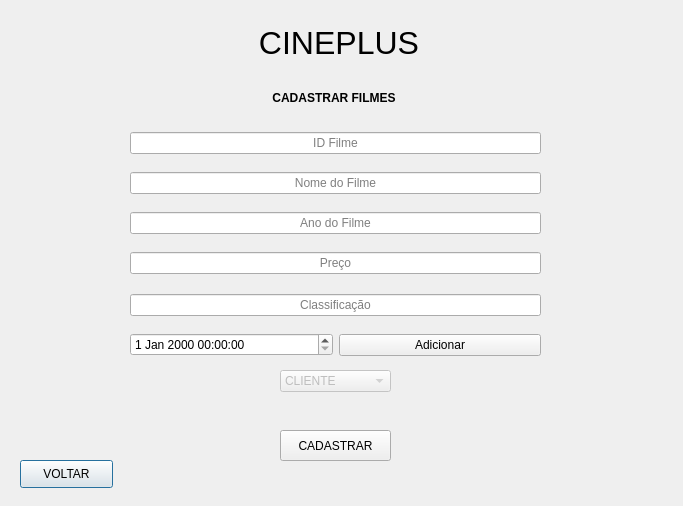
<?xml version="1.0" encoding="UTF-8"?>
<ui version="4.0">
 <class>Dialog</class>
 <widget class="QDialog" name="Dialog">
  <property name="geometry">
   <rect>
    <x>0</x>
    <y>0</y>
    <width>683</width>
    <height>506</height>
   </rect>
  </property>
  <property name="windowTitle">
   <string>Dialog</string>
  </property>
  <widget class="QWidget" name="layoutWidget">
   <property name="geometry">
    <rect>
     <x>130</x>
     <y>250</y>
     <width>411</width>
     <height>26</height>
    </rect>
   </property>
   <layout class="QHBoxLayout" name="horizontalLayout_4">
    <item>
     <widget class="QLineEdit" name="lineEdit_4">
      <property name="alignment">
       <set>Qt::AlignCenter</set>
      </property>
      <property name="placeholderText">
       <string>Preço</string>
      </property>
     </widget>
    </item>
   </layout>
  </widget>
  <widget class="QWidget" name="layoutWidget_2">
   <property name="geometry">
    <rect>
     <x>130</x>
     <y>170</y>
     <width>411</width>
     <height>26</height>
    </rect>
   </property>
   <layout class="QHBoxLayout" name="horizontalLayout_2">
    <item>
     <widget class="QLineEdit" name="lineEdit_2">
      <property name="alignment">
       <set>Qt::AlignCenter</set>
      </property>
      <property name="placeholderText">
       <string>Nome do Filme</string>
      </property>
     </widget>
    </item>
   </layout>
  </widget>
  <widget class="QWidget" name="layoutWidget_3">
   <property name="geometry">
    <rect>
     <x>130</x>
     <y>210</y>
     <width>411</width>
     <height>26</height>
    </rect>
   </property>
   <layout class="QHBoxLayout" name="horizontalLayout_3">
    <item>
     <widget class="QLineEdit" name="lineEdit_3">
      <property name="alignment">
       <set>Qt::AlignCenter</set>
      </property>
      <property name="placeholderText">
       <string>Ano do Filme</string>
      </property>
     </widget>
    </item>
   </layout>
  </widget>
  <widget class="QWidget" name="layoutWidget_4">
   <property name="geometry">
    <rect>
     <x>130</x>
     <y>130</y>
     <width>411</width>
     <height>26</height>
    </rect>
   </property>
   <layout class="QHBoxLayout" name="horizontalLayout">
    <item>
     <widget class="QLineEdit" name="lineEdit">
      <property name="alignment">
       <set>Qt::AlignCenter</set>
      </property>
      <property name="placeholderText">
       <string>ID Filme</string>
      </property>
     </widget>
    </item>
   </layout>
  </widget>
  <widget class="QLabel" name="label_2">
   <property name="geometry">
    <rect>
     <x>270</x>
     <y>90</y>
     <width>128</width>
     <height>16</height>
    </rect>
   </property>
   <property name="text">
    <string>&lt;html&gt;&lt;head/&gt;&lt;body&gt;&lt;p align=&quot;center&quot;&gt;&lt;span style=&quot; font-weight:600;&quot;&gt;CADASTRAR FILMES&lt;/span&gt;&lt;/p&gt;&lt;/body&gt;&lt;/html&gt;</string>
   </property>
  </widget>
  <widget class="QLabel" name="label">
   <property name="geometry">
    <rect>
     <x>250</x>
     <y>20</y>
     <width>178</width>
     <height>48</height>
    </rect>
   </property>
   <property name="text">
    <string>&lt;html&gt;&lt;head/&gt;&lt;body&gt;&lt;p align=&quot;center&quot;&gt;&lt;span style=&quot; font-size:24pt;&quot;&gt;CINEPLUS&lt;/span&gt;&lt;/p&gt;&lt;/body&gt;&lt;/html&gt;</string>
   </property>
  </widget>
  <widget class="QPushButton" name="pushButton_3">
   <property name="geometry">
    <rect>
     <x>20</x>
     <y>460</y>
     <width>93</width>
     <height>28</height>
    </rect>
   </property>
   <property name="text">
    <string>VOLTAR</string>
   </property>
  </widget>
  <widget class="QPushButton" name="pushButton">
   <property name="geometry">
    <rect>
     <x>280</x>
     <y>430</y>
     <width>111</width>
     <height>31</height>
    </rect>
   </property>
   <property name="text">
    <string>CADASTRAR</string>
   </property>
  </widget>
  <widget class="QWidget" name="horizontalLayoutWidget">
   <property name="geometry">
    <rect>
     <x>130</x>
     <y>290</y>
     <width>411</width>
     <height>31</height>
    </rect>
   </property>
   <layout class="QHBoxLayout" name="horizontalLayout_5">
    <item>
     <widget class="QLineEdit" name="lineEdit_5">
      <property name="alignment">
       <set>Qt::AlignCenter</set>
      </property>
      <property name="placeholderText">
       <string>Classificação</string>
      </property>
     </widget>
    </item>
   </layout>
  </widget>
  <widget class="QComboBox" name="comboBox">
   <property name="enabled">
    <bool>false</bool>
   </property>
   <property name="geometry">
    <rect>
     <x>280</x>
     <y>370</y>
     <width>111</width>
     <height>22</height>
    </rect>
   </property>
   <property name="layoutDirection">
    <enum>Qt::LeftToRight</enum>
   </property>
   <property name="editable">
    <bool>false</bool>
   </property>
   <item>
    <property name="text">
     <string>CLIENTE</string>
    </property>
   </item>
   <item>
    <property name="text">
     <string>FUNCIONARIO</string>
    </property>
   </item>
  </widget>
  <widget class="QWidget" name="">
   <property name="geometry">
    <rect>
     <x>130</x>
     <y>330</y>
     <width>411</width>
     <height>30</height>
    </rect>
   </property>
   <layout class="QHBoxLayout" name="horizontalLayout_6">
    <item>
     <widget class="QDateTimeEdit" name="dateTimeEdit"/>
    </item>
    <item>
     <widget class="QPushButton" name="pushButton_2">
      <property name="text">
       <string>Adicionar</string>
      </property>
     </widget>
    </item>
   </layout>
  </widget>
 </widget>
 <resources/>
 <connections/>
</ui>
